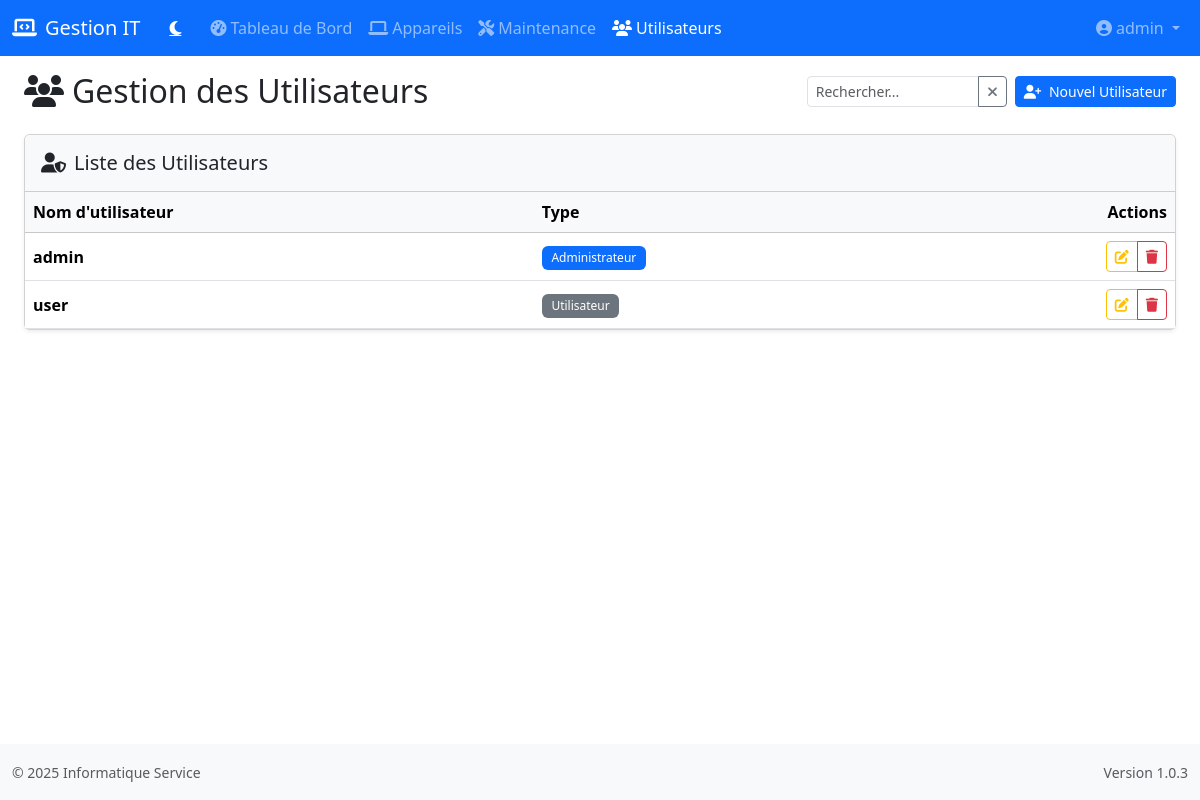
Page /users (signed in) on the earlier database version.
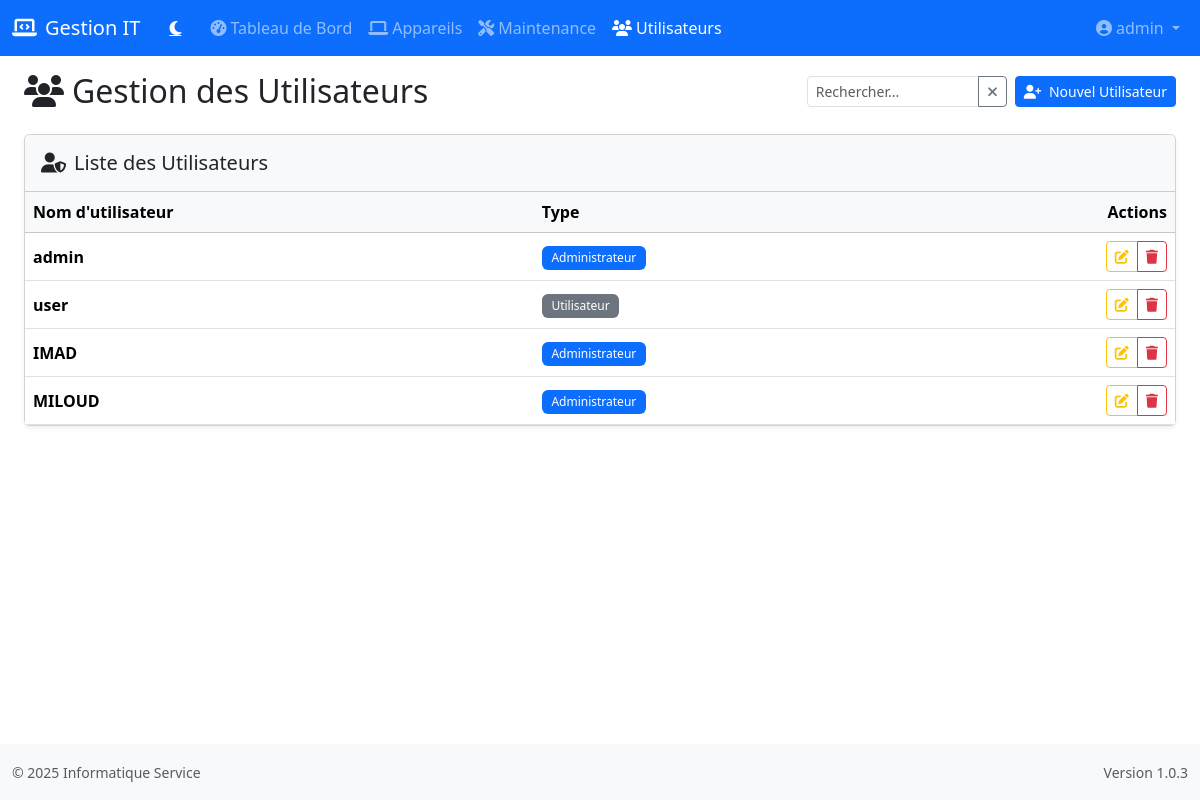
Same page on the later database version.
### app.py (models this page shows)
class User(UserMixin, db.Model):
    id = db.Column(db.Integer, primary_key=True)
    username = db.Column(db.String(80), unique=True, nullable=False)
    password = db.Column(db.String(120), nullable=False)
    is_admin = db.Column(db.Boolean, default=False)

### app.py (the view)
@app.route('/users')
@login_required
@admin_required
def users():
    users = User.query.all()
    return render_template('users.html', users=users)

### app.py (called while the page is built)
@login_manager.user_loader
def load_user(user_id):
    return User.query.get(int(user_id))

def admin_required(f):
    @wraps(f)
    def decorated_function(*args, **kwargs):
        if not current_user.is_authenticated or not current_user.is_admin:
            flash('Permission denied', 'danger')
            return redirect(url_for('index'))
        return f(*args, **kwargs)
    return decorated_function

@app.context_processor
def utility_processor():
    from datetime import datetime
    return {
        'now': datetime.now
    }

### templates/users.html (shortened to what this page needs)
{% extends "base.html" %}
{% block content %}
<div class="container-fluid py-3">
    <div class="d-flex flex-column flex-md-row justify-content-between align-items-md-center gap-3 mb-4">
        <h2 class="mb-0"><i class="fas fa-users me-2"></i>Gestion des Utilisateurs</h2>
        <div class="d-flex gap-2">
            <div class="input-group input-group-sm d-none d-md-flex" style="width: 200px;">
                <input type="text" class="form-control" id="userSearch" placeholder="Rechercher...">
                <button class="btn btn-outline-secondary" type="button" id="clearSearch">
                    <i class="fas fa-times"></i>
                </button>
            </div>
            <a href="{{ url_for('add_user') }}" class="btn btn-sm btn-primary">
                <i class="fas fa-user-plus me-1"></i> Nouvel Utilisateur
            </a>
        </div>
    </div>
    <div class="card shadow-sm">
        <div class="card-header bg-light py-3">
            <h5 class="mb-0"><i class="fas fa-user-shield me-2"></i>Liste des Utilisateurs</h5>
        </div>
        <div class="card-body p-0">
            <div class="table-responsive">
                <table class="table table-hover align-middle mb-0" id="dataTable">
                    <thead class="table-light">
                        <tr>
                            <th>Nom d'utilisateur</th>
                            <th>Type</th>
                            <th class="text-end">Actions</th>
                        </tr>
                    </thead>
                    <tbody>
                        {% for user in users %}
                        <tr>
                            <td class="fw-bold">{{ user.username }}</td>
                            <td>
                                <span class="badge bg-{{ 'primary' if user.is_admin else 'secondary' }}">
                                    {{ 'Administrateur' if user.is_admin else 'Utilisateur' }}
                                </span>
                            </td>
                            <td class="text-end">
                                <div class="btn-group btn-group-sm">
                                    <a href="{{ url_for('edit_user', user_id=user.id) }}"
                                       class="btn btn-outline-warning">
                                        <i class="fas fa-edit"></i>
                                    </a>
                                    <a href="{{ url_for('delete_user', user_id=user.id) }}"
                                       class="btn btn-outline-danger delete-confirm"
                                       data-item-name="l'utilisateur '{{ user.username }}'">
                                        <i class="fas fa-trash"></i>
                                    </a>
                                </div>
                            </td>
                        </tr>
                        {% endfor %}
                    </tbody>
                </table>
            </div>
        </div>
    </div>
</div>
{% endblock %}

### templates/base.html (shortened to what this page needs)
<!DOCTYPE html>
<html lang="fr" data-bs-theme="light">
<head>
    <link href="https://cdn.jsdelivr.net/npm/bootstrap@5.3.2/dist/css/bootstrap.min.css" rel="stylesheet">
    <link href="https://cdnjs.cloudflare.com/ajax/libs/font-awesome/6.4.2/css/all.min.css" rel="stylesheet">
</head>
<body>
    <header>
        <nav class="navbar navbar-expand-lg navbar-dark bg-primary">
            <div class="container-fluid">
                <a class="navbar-brand" href="{{ url_for('index') }}">
                    <i class="fas fa-laptop-code me-2"></i>Gestion IT
                </a>
                <div class="d-flex align-items-center">
                    <button id="darkModeToggle" class="btn btn-link text-white me-2 d-flex align-items-center">
                        <i class="fas fa-moon"></i>
                    </button>
                </div>
                <div class="collapse navbar-collapse" id="navbarNav">
                    <ul class="navbar-nav me-auto">
                        <li class="nav-item">
                            <a class="nav-link {{ 'active' if request.endpoint == 'index' }}" href="{{ url_for('index') }}">
                                <i class="fas fa-tachometer-alt me-1"></i>Tableau de Bord
                            </a>
                        </li>
                        <li class="nav-item">
                            <a class="nav-link {{ 'active' if request.endpoint == 'devices' or request.endpoint == 'device_details' or request.endpoint == 'add_device' or request.endpoint == 'edit_device' }}" href="{{ url_for('devices') }}">
                                <i class="fas fa-laptop me-1"></i>Appareils
                            </a>
                        </li>
                        <li class="nav-item">
                            <a class="nav-link {{ 'active' if request.endpoint == 'maintenance' or request.endpoint == 'add_maintenance' or request.endpoint == 'edit_maintenance' }}" href="{{ url_for('maintenance') }}">
                                <i class="fas fa-tools me-1"></i>Maintenance
                            </a>
                        </li>
                        {% if current_user.is_admin %}
                        <li class="nav-item">
                            <a class="nav-link {{ 'active' if request.endpoint == 'users' or request.endpoint == 'add_user' or request.endpoint == 'edit_user' }}" href="{{ url_for('users') }}">
                                <i class="fas fa-users me-1"></i>Utilisateurs
                            </a>
                        </li>
                        {% endif %}
                    </ul>
                    <div class="navbar-nav">
                        {% if current_user.is_authenticated %}
                        <div class="nav-item dropdown">
                            <a class="nav-link dropdown-toggle" href="#" role="button" data-bs-toggle="dropdown">
                                <i class="fas fa-user-circle me-1"></i>{{ current_user.username }}
                            </a>
                        </div>
                        {% else %}
                        <a class="nav-link" href="{{ url_for('login') }}">
                            <i class="fas fa-sign-in-alt me-1"></i>Connexion
                        </a>
                        {% endif %}
                    </div>
                </div>
            </div>
        </nav>
    </header>
    <main>
        <div class="container-fluid">
            {% block content %}{% endblock %}
        </div>
    </main>
    <footer class="bg-light py-3 mt-4">
        <div class="container-fluid">
            <div class="d-flex flex-column flex-md-row justify-content-between align-items-center">
                <div class="text-center text-md-start mb-2 mb-md-0">
                    <small class="text-muted">&copy; 2025 Informatique Service </small>
                </div>
                <div class="text-center text-md-end">
                    <small class="text-muted">Version 1.0.3</small>
                </div>
            </div>
        </div>
    </footer>
</body>
</html>

### templates/base.html (style rules this page uses)
body { min-height: 100vh; display: flex; flex-direction: column; }
main { flex: 1; }
.nav-link.active { font-weight: 500; }

### templates/users.html (style rules this page uses)
.badge { font-weight: normal; padding: 0.5em 0.8em; }
.card { transition: transform 0.2s, box-shadow 0.2s; }

Differences in the rows shown:
added User: username "IMAD", is_admin "Administrateur"
added User: username "MILOUD", is_admin "Administrateur"
